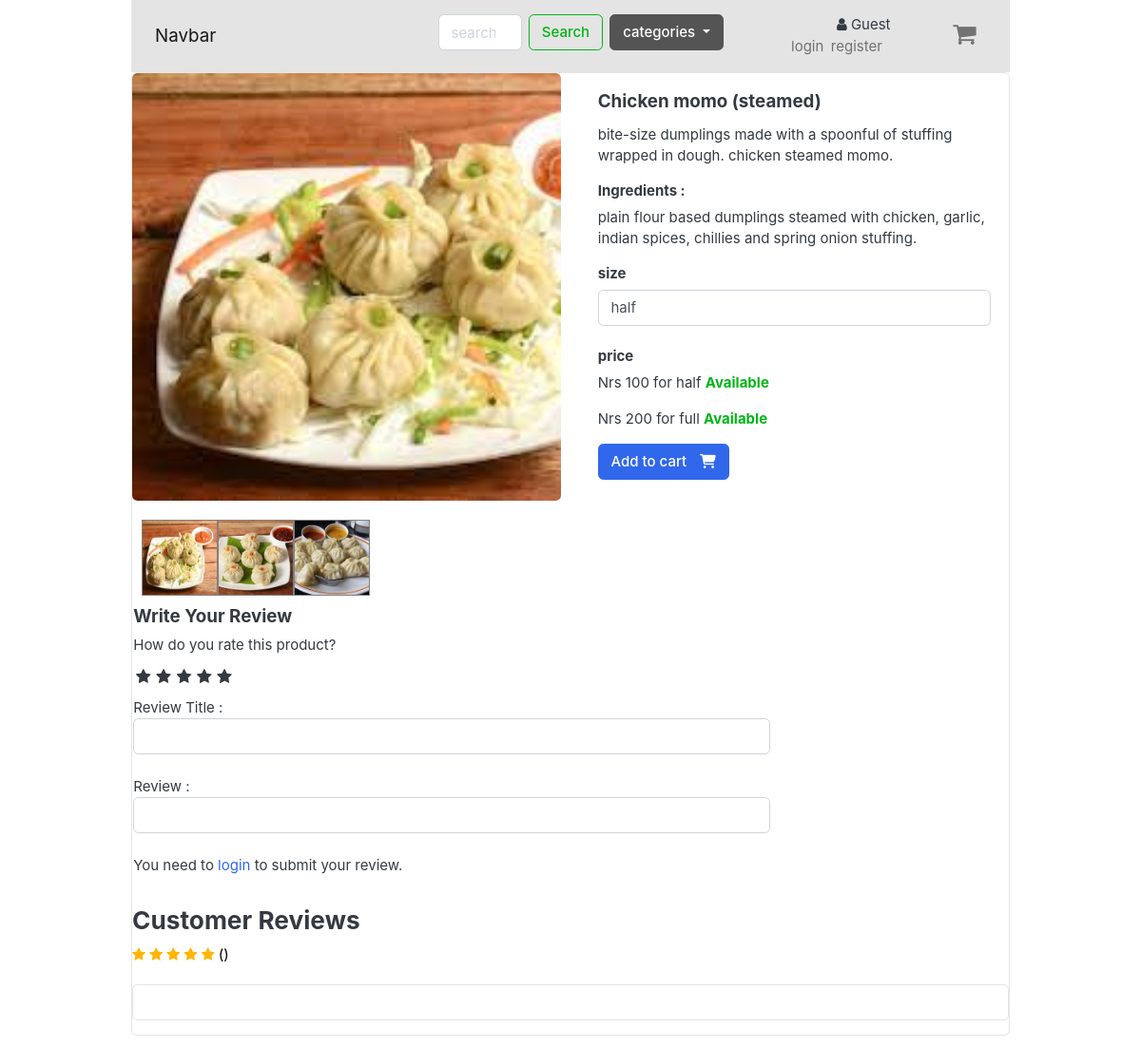
The page /dish_detail/2/ on the database its author committed.
### app/models.py (models this page shows, shortened)
class Dishes_model(models.Model):
    dish_name           = models.CharField(max_length=200, unique=True, null=True, blank=True)
    slug                = models.SlugField(max_length=100, null=True, blank=True)
    description         = models.TextField(max_length=200, null=True, blank=True)
    category            = models.ForeignKey(Category, on_delete=models.CASCADE)
    ingredients         = models.TextField(max_length=200, null=True, blank=True)
    image               = models.ImageField(upload_to="static/images")
    is_available        = models.BooleanField(default=True)
    created_date        = models.DateTimeField(auto_now_add=True)
    modified_date       = models.DateTimeField(auto_now=True)
    class Meta:
        verbose_name        =   'Dish'
        verbose_name_plural =   'Dishes'

class Dish_gallery(models.Model):
    dish                = models.ForeignKey(Dishes_model, on_delete=models.CASCADE)
    image               = models.ImageField(upload_to="static/images")
    created_date        = models.DateTimeField(auto_now=True)

class Variation(models.Model):
    dish                = models.ForeignKey(Dishes_model, on_delete=models.CASCADE)
    variation_category  = models.CharField(max_length=50, choices = variation_category_choice )
    variation_value     = models.CharField(max_length=50)
    price               = models.IntegerField(null=True, blank=True)
    stock               = models.IntegerField(null=True, blank=True)
    is_active           = models.BooleanField(default=True)
    created_date        = models.DateTimeField(auto_now=True)
    objects = VariationManager()

### app/views.py (the view)
# urls.py: path('dish_detail/<int:id>/', views.dish_detail, name ="dish_detail"),
def dish_detail(request, id):
    dish  = Dishes_model.objects.get(id=id)
    reviews = ReviewRating.objects.all().filter(dish=dish)
    photos = Dish_gallery.objects.all().filter(dish=dish)
    context = {
        'dish': dish,
        'reviews': reviews,
        'photos': photos
    }
    return render(request,'pages/dish_detail.html', context)

### app/context_processor.py (called while the page is built)
def menu_links(request):
    links = Category.objects.all()
    return dict(links=links)

### app/models.py (called while the page is built)
    def sizes(self):
        return super(VariationManager, self).filter(variation_category='size',is_active=True)

### templates/pages/dish_detail.html (shortened to what this page needs)
{% extends './base.html' %}
{% load static %}
{% block content %}
<div class="card mb-12 dish_detail">
    <div class="row">
        <aside class="col-md-6">
            <article class="gallery-wrap">
                <div class="img-big-wrap mainImage">
                <center><a href="#"><img src="{{dish.image.url}}"></a></center>
                </div>
            </article>
            <ul class="thumb">
            <li class="d-flex">
            <a href="{{dish.image.url}}" target="mainImage"><img src="{{dish.image.url}}"></a>
            {% for i in photos %}
            <a href="{{i.image.url}}" target="mainImage">
            <img src="{{i.image.url}}" alt="Product Image" style="width:80px; height:80px; object-fit:cover;"></a>
            {% endfor %}
            </li>
            </ul>
        </aside>
        <div class="col-md-6">
            <div class="card-body">
            <h5 class="card-title">{{dish.dish_name}}</h5>
            <p class="card-text">{{dish.description}}</p>
            <h6>Ingredients : </h6>
            <p>{{dish.ingredients}}</p>
            <h6>size</h6>
              <form action="/cart/add_cart/{{dish.id}}" method="post">
                <select name="size" class="form-control" required>
                  {% for i in dish.variation_set.sizes %}
                    <option value="{{i.variation_value}}">{{i.variation_value}}</option>
                  {% endfor %}
                </select>
                <br>
                <h6>price</h6>
                {% for i in dish.variation_set.sizes %}
                    <p> Nrs {{i.price}} for {{i.variation_value}}
                      {% if i.stock <= 0 %}
                      <b class="text-danger">Out of stock</b><br>
                        <b class="text-warning">comming soon</b>
                    {% else %}
                        <b class="text-success">Available</b>
                    {% endif %}
                  </p>
                {% endfor %}
                <button class="btn  btn-primary"> <span class="text">Add to cart</span> <i class="fas fa-shopping-cart"></i>  </button>
              </form>
            </div>
        </div>
        <div class="row">
          <div class="col-md-9">
            <form action = "" method ="POST">
              <h5> Write Your Review</h5>
              <div>
                <label> How do you rate this product?</label>
                <br>
                <div class="rate">
                  <input type="radio" name="rating" id="rating10" value="5" required/><label for="rating10" title="5"></label>
                  <input type="radio" name="rating" id="rating8" value="4" required/><label for="rating8" title="4"></label>
                  <input type="radio" name="rating" id="rating6" value="3" required/><label for="rating6" title="3"></label>
                  <input type="radio" name="rating" id="rating4" value="2" required/><label for="rating4" title="2"></label>
                  <input type="radio" name="rating" id="rating2" value="1" required/><label for="rating2" title="1"></label>
                </div>
                <br>
                Review Title :
                <input type="text" class="form-control" name="subject">
                <br>
                Review :
                <input type="textarea" class="form-control" name="review">
                <br>
                {% if user.is_authenticated %}
                  {% if orderproduct is False %}
                    You need to purchase the product to submit your review.
                  {% else %}
                    <input type="submit" class="btn btn-primary" valure="submit review">
                  {% endif %}
                {% else %}
                You need to <a href="{% url 'login' %}"> login </a>to submit your review.
                {% endif %}
              </div>
            </form>
            </div>
            </div>
    </div>
    <header class="section-heading">
      <h3>Customer Reviews </h3>
      <span style="color:#ffb503;">
        <i class="fa fa-star{% if single_product.averagereview >= 0.5 and single_product.averagereview < 1 %}-half-o{% elif single_product.averagereview < 0.5 %}-o{% endif %}" aria-hidden="true"></i>
        <i class="fa fa-star{% if single_product.averagereview >= 1.5 and single_product.averagereview < 2 %}-half-o{% elif single_product.averagereview < 1.5 %}-o{% endif %}" aria-hidden="true"></i>
        <i class="fa fa-star{% if single_product.averagereview >= 2.5 and single_product.averagereview < 3 %}-half-o{% elif single_product.averagereview < 2.5 %}-o{% endif %}" aria-hidden="true"></i>
        <i class="fa fa-star{% if single_product.averagereview >= 3.5 and single_product.averagereview < 4 %}-half-o{% elif single_product.averagereview < 3.5 %}-o{% endif %}" aria-hidden="true"></i>
        <i class="fa fa-star{% if single_product.averagereview >= 4.5 and single_product.averagereview < 5 %}-half-o{% elif single_product.averagereview < 4.5 %}-o{% endif %}" aria-hidden="true"></i>
      <span style="color:black;"> ({{single_product.countreview}})</span>
      </span>
    </header>
    <article class="box mb-3">
    </article>
</div>
{% endblock content %}

### templates/pages/base.html (shortened to what this page needs)
<html lang="en">
  <head>
    <link href="https://cdn.jsdelivr.net/npm/bootstrap@5.0.2/dist/css/bootstrap.min.css" rel="stylesheet">
{% load static %}
<link rel="stylesheet" href="https://cdn.jsdelivr.net/npm/bootstrap@4.3.1/dist/css/bootstrap.min.css"
integrity="sha384-ggOyR0iXCbMQv3Xipma34MD+dH/1fQ784/j6cY/iJTQUOhcWr7x9JvoRxT2MZw1T"
crossorigin="anonymous">
<link href="{% static 'css/bootstrap.css' %}" rel="stylesheet" type="text/css"/>
<link href="{% static 'fonts/fontawesome/css/all.min.css' %}" type="text/css" rel="stylesheet">
<link href="{% static 'css/ui.css' %}" rel="stylesheet" type="text/css"/>
<link href="{% static 'css/customstar.css' %}" rel="stylesheet" type="text/css"/>
<link href="{% static 'css/responsive.css' %}" rel="stylesheet" media="only screen and (max-width: 1200px)" />
<link rel="stylesheet" href="https://cdnjs.cloudflare.com/ajax/libs/font-awesome/4.7.0/css/font-awesome.min.css">
  </head>
  <body>
      <div class="maximum-width">
        {% include '../includes/navbar.html' %}
        {% block content %}
        {% endblock %}
      </div>
  </body>
</html>

### templates/includes/navbar.html (shortened to what this page needs)
<nav class="navbar navbar-expand-lg navbar-light bg-light">
    <div class="container-fluid">
      <a class="navbar-brand" href="/">Navbar</a>
      <div class="collapse navbar-collapse" id="navbarTogglerDemo02">
        <ul class="navbar-nav me-auto mb-2 mb-lg-0 mt-2">
          <form class="d-flex" action='/search_page/' method="GET">
            {% if keyword %}
            <input class="form-control me-2" type="search" placeholder="search" name="query" value = {{keyword}}>
            {% else %}
            <input class="form-control me-2" type="search" placeholder="search" name="query">
            {% endif %}
            <button class="btn btn-outline-success" type="submit">Search</button>
          </form></li>
          <li class="nav-item mx-2">
            <div class="dropdown">
              <a class="btn btn-secondary dropdown-toggle" href="#" role="button" data-bs-toggle="dropdown" aria-expanded="false">
                categories
              </a>
            </div>
          </li>
          {% if user.id is none %}
          <li class="mx-3">
            <small class="title text-center position-relative start-50 fs-6 "><i class=" fa fa-user" aria-hidden="true"></i> Guest</small>
            <div class = "m-0 p-0 position-relative mx-5" style = "display: grid; grid-template-columns : auto auto;">
              <a class="nav-link m-0 p-0 mx-1" href="/login/">login</a>
              <a class="nav-link m-0 p-0 mx-1" href="/register/">register</a>
              </li>
              {% endif %}
              <li class="nav-item">
                <a class="nav-link" href="/cart/"><i class="fa fa-shopping-cart fs-3 " aria-hidden="true"></i></a>
              </li>
            </ul>
            </div>
    </div>
  </nav>

### static/css/ui.css (style rules this page uses)
html { font-family: "Inter", sans-serif; font-size: 15px; }
article:after, .form-group:after { display: block; clear: both; content: ""; }
.section-heading { margin-bottom: 20px; margin-top: 15px; }
.btn .text + i { margin-left: 10px; }
.box { padding: 18px; background: #fff; border-radius: 0.37rem; border: 1px solid #e4e4e4; }
.gallery-wrap .img-big-wrap { margin-bottom: 10px; border-radius: 0.37rem; overflow: hidden; background-color: #fff; }
.gallery-wrap .img-big-wrap a { text-align: center; display: block; }
.gallery-wrap .img-big-wrap img { height: 450px; width: auto; display: inline-block; }

### static/css/customstar.css (style rules this page uses)
.rate { display: inline-block; border: 0; }
.rate > label { float: right; }
.rate > label:before { display: inline-block; font-size: 1.1rem; font-family: FontAwesome; content: "\f005"; margin: 0; padding: 0.3rem .2rem; cursor: pointer; }
.thumb { margin: 0 auto; padding: 0; float: left; }
.thumb li { list-style: none; margin: 10px; }
.thumb li img { width: 80px; height: 80px; border: 1px solid grey; }

### templates/pages/base.html (style rules this page uses)
body { padding: 10px; padding-top: 0px; align-items: center; justify-content: center; }
.maximum-width { position: relative; left : 10%; width : 80%; padding: 10px; padding-top: 0px; }

### templates/pages/dish_detail.html (style rules this page uses)
.dish_detail { max-width: 1200px; }

### rows shown on the page
Dishes_model: image (picture), dish_name "Chicken momo (steamed)", description "bite-size dumplings made with a spoonful of stuffing wrapped in dough. chicken steamed momo.", ingredients "plain flour based dumplings steamed with chicken, garlic, indian spices, chillies and spring onion stuffing."
Dish_gallery: image (picture)
Dish_gallery: image (picture)
Variation: price "100", variation_value "half", stock "Available"
Variation: price "200", variation_value "full", stock "Available"

### other values the page prints
form field size "half"
